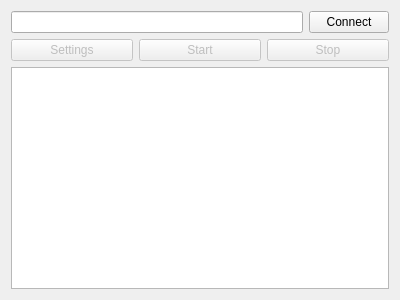
<?xml version="1.0" encoding="UTF-8"?>
<ui version="4.0">
 <class>Form</class>
 <widget class="QWidget" name="Form">
  <property name="geometry">
   <rect>
    <x>400</x>
    <y>300</y>
    <width>400</width>
    <height>300</height>
   </rect>
  </property>
  <property name="windowTitle">
   <string>Form</string>
  </property>
  <layout class="QVBoxLayout" name="verticalLayout">
   <item>
    <layout class="QHBoxLayout" name="horizontalLayout_3">
     <item>
      <widget class="QLineEdit" name="hostField">
       <property name="text">
       </property>
      </widget>
     </item>
     <item>
      <widget class="QPushButton" name="connectButton">
       <property name="text">
        <string>Connect</string>
       </property>
      </widget>
     </item>
    </layout>
   </item>
   <item>
    <layout class="QHBoxLayout" name="horizontalLayout">
     <item>
      <widget class="QPushButton" name="settingsButton">
       <property name="enabled">
        <bool>false</bool>
       </property>
       <property name="text">
        <string>Settings</string>
       </property>
      </widget>
     </item>
     <item>
      <widget class="QPushButton" name="startButton">
       <property name="enabled">
        <bool>false</bool>
       </property>
       <property name="text">
        <string>Start</string>
       </property>
      </widget>
     </item>
     <item>
      <widget class="QPushButton" name="stopButton">
       <property name="enabled">
        <bool>false</bool>
       </property>
       <property name="text">
        <string>Stop</string>
       </property>
      </widget>
     </item>
    </layout>
   </item>
   <item>
    <widget class="QPlainTextEdit" name="textBox">
     <property name="readOnly">
      <bool>true</bool>
     </property>
    </widget>
   </item>
  </layout>
 </widget>
 <resources/>
 <connections/>
</ui>
